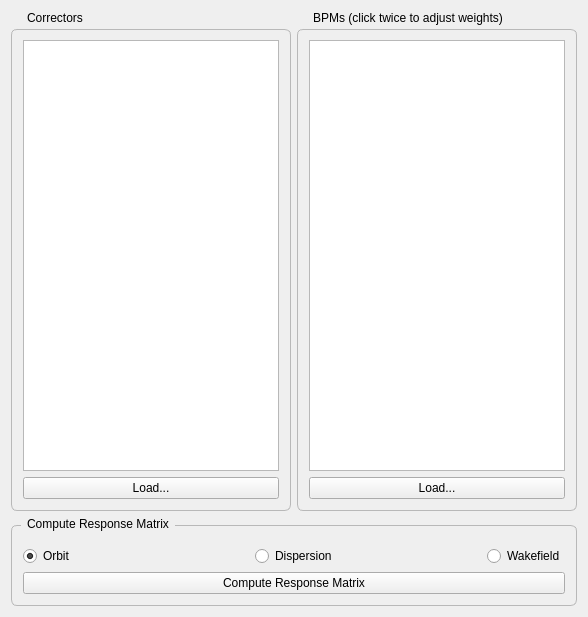
        <widget class="QWidget" name="tab_corrbpms">
         <attribute name="title">
          <string>Correctors &amp;&amp; BPMs</string>
         </attribute>
         <layout class="QVBoxLayout" name="horizontalLayout_6">
          <item>
           <layout class="QHBoxLayout" name="horizontalLayout_corrbpms_tables">
            <item>
             <widget class="QGroupBox" name="groupBox_5">
              <property name="sizePolicy">
               <sizepolicy hsizetype="Preferred" vsizetype="Expanding">
                <horstretch>0</horstretch>
                <verstretch>0</verstretch>
               </sizepolicy>
              </property>
              <property name="minimumSize">
               <size>
                <width>0</width>
                <height>500</height>
               </size>
              </property>
              <property name="maximumSize">
               <size>
                <width>16777215</width>
                <height>16777215</height>
               </size>
              </property>
              <property name="styleSheet">
               <string notr="true">QGroupBox#groupBox_5 {
    border: 1px solid palette(mid);
    border-radius: 6px;
    margin-top: 18px;
    padding-top: 6px;
}
QGroupBox#groupBox_5::title {
    subcontrol-origin: margin;
    left: 10px;
    padding: 0 4px 0 4px;
}</string>
              </property>
              <property name="title">
               <string>Correctors</string>
              </property>
              <layout class="QVBoxLayout" name="verticalLayout_14">
               <item>
                <layout class="QVBoxLayout" name="verticalLayout">
                 <item>
                  <widget class="QListWidget" name="correctors_list">
                   <property name="maximumSize">
                    <size>
                     <width>16777215</width>
                     <height>16777215</height>
                    </size>
                   </property>
                   <property name="selectionMode">
                    <enum>QAbstractItemView::ExtendedSelection</enum>
                   </property>
                  </widget>
                 </item>
                </layout>
               </item>
               <item>
                <widget class="QPushButton" name="load_correctors_button">
                 <property name="text">
                  <string>Load...</string>
                 </property>
                </widget>
               </item>
              </layout>
             </widget>
            </item>
            <item>
             <widget class="QGroupBox" name="groupBox_8">
              <property name="sizePolicy">
               <sizepolicy hsizetype="Preferred" vsizetype="Expanding">
                <horstretch>0</horstretch>
                <verstretch>0</verstretch>
               </sizepolicy>
              </property>
              <property name="minimumSize">
               <size>
                <width>0</width>
                <height>500</height>
               </size>
              </property>
              <property name="maximumSize">
               <size>
                <width>16777215</width>
                <height>16777215</height>
               </size>
              </property>
              <property name="styleSheet">
               <string notr="true">QGroupBox#groupBox_8 {
    border: 1px solid palette(mid);
    border-radius: 6px;
    margin-top: 18px;
    padding-top: 6px;
}
QGroupBox#groupBox_8::title {
    subcontrol-origin: margin;
    left: 10px;
    padding: 0 4px 0 4px;
}</string>
              </property>
              <property name="title">
               <string>BPMs (click twice to adjust weights)</string>
              </property>
              <layout class="QVBoxLayout" name="verticalLayout_15">
               <item>
                <layout class="QVBoxLayout" name="verticalLayout_13">
                 <item>
                  <widget class="QListWidget" name="bpms_list">
                   <property name="maximumSize">
                    <size>
                     <width>16777215</width>
                     <height>16777215</height>
                    </size>
                   </property>
                   <property name="selectionMode">
                    <enum>QAbstractItemView::ExtendedSelection</enum>
                   </property>
                  </widget>
                 </item>
                </layout>
               </item>
               <item>
                <widget class="QPushButton" name="load_bpms_button">
                 <property name="text">
                  <string>Load...</string>
                 </property>
                </widget>
               </item>
              </layout>
             </widget>
            </item>
           </layout>
          </item>
          <item>
           <widget class="QGroupBox" name="groupBox_10">
            <property name="sizePolicy">
             <sizepolicy hsizetype="Preferred" vsizetype="Fixed">
              <horstretch>0</horstretch>
              <verstretch>0</verstretch>
             </sizepolicy>
            </property>
            <property name="styleSheet">
             <string notr="true">QGroupBox#groupBox_10 {
    border: 1px solid palette(mid);
    border-radius: 6px;
    margin-top: 8px;
    padding-top: 6px;
}
QGroupBox#groupBox_10::title {
    subcontrol-origin: margin;
    left: 10px;
    padding: 0 4px 0 4px;
}</string>
            </property>
            <property name="title">
             <string>Compute Response Matrix</string>
            </property>
            <layout class="QVBoxLayout" name="verticalLayout_16">
             <item>
              <layout class="QHBoxLayout" name="horizontalLayout_modes">
               <item>
                <widget class="QRadioButton" name="mode_orbit">
                 <property name="text">
                  <string>Orbit</string>
                 </property>
                 <property name="checked">
                  <bool>true</bool>
                 </property>
                </widget>
               </item>
               <item>
                <widget class="QRadioButton" name="mode_dispersion">
                 <property name="text">
                  <string>Dispersion</string>
                 </property>
                </widget>
               </item>
               <item>
                <widget class="QRadioButton" name="mode_wakefield">
                 <property name="sizePolicy">
                  <sizepolicy hsizetype="Maximum" vsizetype="Expanding">
                   <horstretch>0</horstretch>
                   <verstretch>0</verstretch>
                  </sizepolicy>
                 </property>
                 <property name="text">
                  <string>Wakefield</string>
                 </property>
                </widget>
               </item>
              </layout>
             </item>
             <item>
              <widget class="QPushButton" name="compute_response_matrix_button">
               <property name="sizePolicy">
                <sizepolicy hsizetype="Minimum" vsizetype="Expanding">
                 <horstretch>0</horstretch>
                 <verstretch>0</verstretch>
                </sizepolicy>
               </property>
               <property name="maximumSize">
                <size>
                 <width>2000</width>
                 <height>16777215</height>
                </size>
               </property>
               <property name="text">
                <string>Compute Response Matrix</string>
               </property>
              </widget>
             </item>
            </layout>
           </widget>
          </item>
         </layout>
        </widget>
